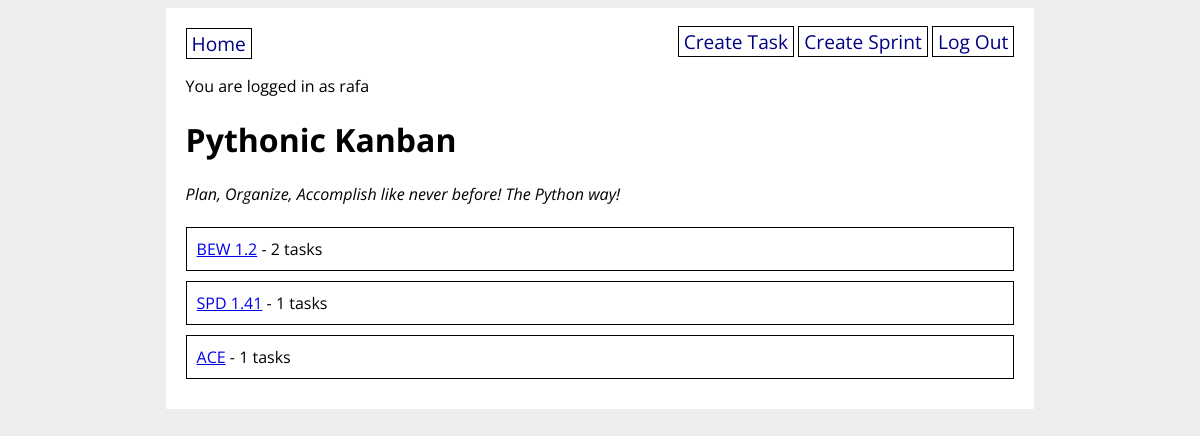
The app's page / (signed in) with its own data.
### final_app/models.py (models this page shows, shortened)
class User(UserMixin, db.Model):
    id = db.Column(db.Integer, primary_key=True)
    username = db.Column(db.String(20), nullable=False, unique=True)
    password = db.Column(db.String(200), nullable=False)

class Sprint(db.Model):
    id = db.Column(db.Integer, primary_key=True)
    name = db.Column(db.String(40), nullable=False)
    tasks = db.relationship("Task", back_populates="sprint")
    created_by_id = db.Column(db.Integer, db.ForeignKey("user.id"))
    created_by = db.relationship("User")

### final_app/main/routes.py (the view)
@main.route("/")
def homepage():
    sprints = Sprint.query.all()
    return render_template("home.html", sprints=sprints)

### final_app/__init__.py (called while the page is built)
@login_manager.user_loader
def load_user(user_id):
    return User.query.get(user_id)

### final_app/templates/home.html
{% extends "base.html" %}
{% block content %}
<h1>Pythonic Kanban</h1>
<i>Plan, Organize, Accomplish like never before! The Python way!</i>
<br><br>
{% for sprint in sprints %}
<div class="store">
  <a href="/sprint/{{ sprint.id }}">{{ sprint.name }}</a> - {{ sprint.tasks|length }} tasks
</div>
{% endfor %}
{% endblock %}

### final_app/templates/base.html (shortened to what this page needs)
<!DOCTYPE html>
<html>
<head>
  <link rel="stylesheet" href="/static/style.css">
</head>
<body>
  <div id="content">
    <nav>
      <a href="/">Home</a>
      <div>
        {% if current_user.is_authenticated %}
        <a href="/create_task">Create Task</a>
        <a href="/create_sprint">Create Sprint</a>
        <a href="/logout">Log Out</a>
        {% else %}
        <a href="/signup">Sign Up</a>
        <a href="/login">Log In</a>
        {% endif %}
      </div>
    </nav>
    {% if current_user.is_authenticated %}
    <p>You are logged in as {{ current_user.username }}</p>
    {% endif %}
    {% block content %}{% endblock %}
  </div>
</body>
</html>

### final_app/static/style.css (style rules this page uses)
body { display: flex; flex-direction: column; align-items: center; background-color: #eee; font-family: "Open Sans", sans-serif; }
#content { width: 70%; background-color: white; padding: 20px; }
nav { width: 100%; display: flex; flex-direction: row; justify-content: space-between; }
nav a { color: navy; text-decoration: none; border: 1px solid black; padding: 1px 5px; font-size: 1.2em; }
div.store { border: 1px solid black; padding: 10px; margin-bottom: 10px; }

### records on screen
User: username "rafa"
Sprint: name "BEW 1.2", tasks|length "2"
Sprint: name "SPD 1.41", tasks|length "1"
Sprint: name "ACE", tasks|length "1"
